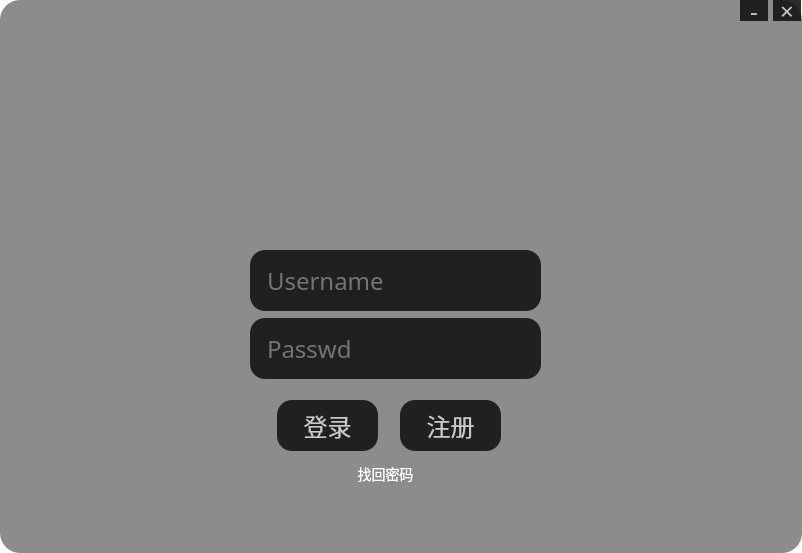
<?xml version="1.0" encoding="UTF-8"?>
<ui version="4.0">
 <class>MainWindow</class>
 <widget class="QMainWindow" name="MainWindow">
  <property name="geometry">
   <rect>
    <x>0</x>
    <y>0</y>
    <width>802</width>
    <height>553</height>
   </rect>
  </property>
  <property name="windowTitle">
   <string>MainWindow</string>
  </property>
  <property name="styleSheet">
   <string notr="true">#MainWindow{
	background-image: url(:/R-C.gif);
	background:rgba(255,255,255,100%);
	border-radius:20px;
}
#centralwidget{
	background:rgba(255,255,255,100%);
	border-radius:20px;
	background-color: rgb(140, 140, 140);
}
#GIFLabel{
	border-radius:20px;
background:rgb(25,25,25,80%)
}
#Frame{
	border-radius:15px;
	background:rgba(50,50,50,80%)
}
#Frame_gif{
	border-radius:20px;
	background:transparent;	
}
#pushButton_5{
	font-size: 14px 	;
	border: 0px;
	background:transparent;
	color: rgb(255, 255, 255);
	font-family: Microsoft YaHei ;
}
#pushButton_5:hover{
		color: rgb(255,255,255); 
    background-color: rgb(156, 156, 156);
	border-style: solid;
	border-width: 2px;
	border-color: rgb(20,20,20);
	border-radius:15px;
}

#pushButton_5:pressed {
	background:#1e1d1d;
	border-radius:15px;
	font-family: Microsoft YaHei ;
	color: rgb(255,255,255); 
	background:rgba(20,20,20,90%)
}
QPushButton{
	background:#1e1d1d;
	border-radius:15px;
	font-size: 24px ;
	font-family: Microsoft YaHei ;
	color: rgb(200,200,200); 
	background:rgba(20,20,20,90%)

}
#pushButton:hover{
	color: rgb(255,255,255); 
    background-color: rgb(45,45,45);
	border-style: solid;
	border-width: 2px;
	border-color: rgb(20,20,20);
}
#pushButton:pressed {
	background:#1e1d1d;
	border-radius:15px;
	font-size: 24px ;
	font-family: Microsoft YaHei ;
	color: rgb(255,255,255); 
	background:rgba(20,20,20,90%)
}
QLineEdit{
	border-radius:15px;
	background:#1e1d1d;
	font-size: 24px ;
	font-family: Microsoft YaHei ;
	background:rgba(20,20,20,90%);
	color: rgb(200,200,200); 
	padding-left: 15px;
}
QLineEdit:hover
{
	color: rgb(255,255,255); 
    background-color: rgb(45,45,45);
	border-style: solid;
	border-width: 2px;
	border-color: rgb(20,20,20);
}
#password_find{
	color: rgb(160,160,160); 
	font-size: 24px ;
	font-family: Microsoft YaHei ;
	background:transparent;	
}
#password_find:hover{
	color: rgb(255,255,255); 
	font-size: 24px ;
	font-family: Microsoft YaHei ;
}
#password_find:pressed{
	color: rgb(160,160,160); 
	font-size: 24px ;
	font-family: Microsoft YaHei ;
}
#sign{
	color: rgb(160,160,160); 
	font-size: 24px ;
	font-family: Microsoft YaHei ;
	background:transparent;	
}
#sign:hover{
	color: rgb(255,255,255); 
	font-size: 24px ;
	font-family: Microsoft YaHei ;	
}
#sign:pressed{
	color: rgb(160,160,160); 
	font-size: 24px ;
	font-family: Microsoft YaHei ;
}

</string>
  </property>
  <widget class="QWidget" name="centralwidget">
   <widget class="QLineEdit" name="lineEdit">
    <property name="geometry">
     <rect>
      <x>250</x>
      <y>250</y>
      <width>291</width>
      <height>61</height>
     </rect>
    </property>
    <property name="echoMode">
     <enum>QLineEdit::PasswordEchoOnEdit</enum>
    </property>
    <property name="placeholderText">
     <string>Username</string>
    </property>
    <property name="clearButtonEnabled">
     <bool>true</bool>
    </property>
   </widget>
   <widget class="QLineEdit" name="lineEdit_2">
    <property name="geometry">
     <rect>
      <x>250</x>
      <y>318</y>
      <width>291</width>
      <height>61</height>
     </rect>
    </property>
    <property name="text">
     <string/>
    </property>
    <property name="placeholderText">
     <string>Passwd</string>
    </property>
    <property name="clearButtonEnabled">
     <bool>true</bool>
    </property>
   </widget>
   <widget class="QLabel" name="label">
    <property name="geometry">
     <rect>
      <x>340</x>
      <y>110</y>
      <width>100</width>
      <height>100</height>
     </rect>
    </property>
    <property name="minimumSize">
     <size>
      <width>100</width>
      <height>100</height>
     </size>
    </property>
    <property name="maximumSize">
     <size>
      <width>100</width>
      <height>100</height>
     </size>
    </property>
    <property name="text">
     <string/>
    </property>
   </widget>
   <widget class="QPushButton" name="pushButton">
    <property name="geometry">
     <rect>
      <x>277</x>
      <y>400</y>
      <width>101</width>
      <height>51</height>
     </rect>
    </property>
    <property name="styleSheet">
     <string notr="true"/>
    </property>
    <property name="text">
     <string>登录</string>
    </property>
   </widget>
   <widget class="QPushButton" name="pushButton_4">
    <property name="geometry">
     <rect>
      <x>400</x>
      <y>400</y>
      <width>101</width>
      <height>51</height>
     </rect>
    </property>
    <property name="styleSheet">
     <string notr="true">QPushButton{
	background:#1e1d1d;
	border-radius:15px;
	font-size: 24px ;
	font-family: Microsoft YaHei ;
	color: rgb(200,200,200); 
	background:rgba(20,20,20,90%)

}
QPushButton:hover{
	color: rgb(255,255,255); 
    background-color: rgb(45,45,45);
	border-style: solid;
	border-width: 2px;
	border-color: rgb(20,20,20);
}
QPushButton:pressed {
	background:#1e1d1d;
	border-radius:15px;
	font-size: 24px ;
	font-family: Microsoft YaHei ;
	color: rgb(255,255,255); 
	background:rgba(20,20,20,90%)
}</string>
    </property>
    <property name="text">
     <string>注册</string>
    </property>
   </widget>
   <widget class="QPushButton" name="pushButton_3">
    <property name="geometry">
     <rect>
      <x>740</x>
      <y>0</y>
      <width>28</width>
      <height>21</height>
     </rect>
    </property>
    <property name="text">
     <string>-</string>
    </property>
   </widget>
   <widget class="QPushButton" name="pushButton_2">
    <property name="geometry">
     <rect>
      <x>773</x>
      <y>0</y>
      <width>28</width>
      <height>21</height>
     </rect>
    </property>
    <property name="text">
     <string>×</string>
    </property>
   </widget>
   <widget class="QPushButton" name="pushButton_5">
    <property name="geometry">
     <rect>
      <x>330</x>
      <y>463</y>
      <width>111</width>
      <height>21</height>
     </rect>
    </property>
    <property name="font">
     <font>
      <family>Microsoft YaHei</family>
      <pointsize>-1</pointsize>
     </font>
    </property>
    <property name="text">
     <string>找回密码</string>
    </property>
   </widget>
   <widget class="QLabel" name="label_2">
    <property name="geometry">
     <rect>
      <x>310</x>
      <y>60</y>
      <width>211</width>
      <height>31</height>
     </rect>
    </property>
    <property name="styleSheet">
     <string notr="true">font-size: 20px ;
</string>
    </property>
    <property name="text">
     <string/>
    </property>
   </widget>
  </widget>
 </widget>
 <resources/>
 <connections/>
</ui>
